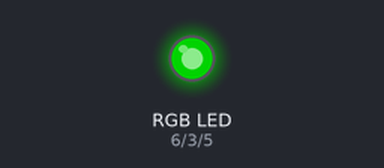
Recording of a sketch running on a simulated Arduino Uno, built with avr-gcc and run on an emulated ATmega328P. Parts: an RGB LED mixed from three pins (HIGH = lit). Dim RGB values are drawn brighter than linear.

Above: at 0.05 s.
At 0.9 s:
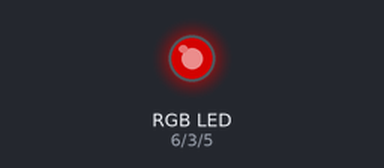
At 1.35 s:
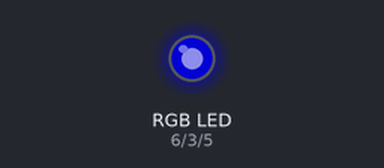
At 1.8 s:
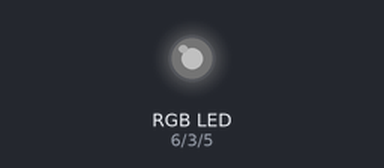
Timing chart, 0 to 4.2 s (numbered marks = the images above):
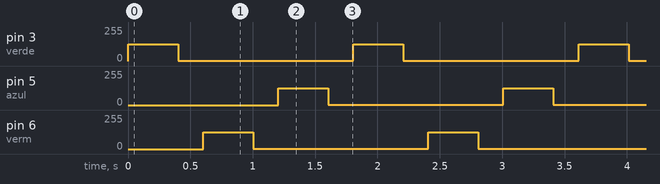

The sketch:

aula--3.ino
```cpp
#define verde 3
#define verm 6
#define azul 5
#define max 128
#define min 0

void setup() {
  pinMode(verde, OUTPUT);
  pinMode(verm, OUTPUT);
  pinMode(azul, OUTPUT);

}

void loop() {
  for (int c=min; c<max; c++){
    analogWrite(verde, c);
  }
  delay(400);

  for(int c=max; c>min; c--){
    analogWrite(verde, c);
  }
  delay(200);

  for (int c=min; c<max; c++){
    analogWrite(verm, c);
  }
  delay(400);

  for(int c=max; c>min; c--){
    analogWrite(verm, c);
  }
  delay(200);

  for (int c=min; c<max; c++){
    analogWrite(azul, c);
  }
  delay(400);

  for(int c=max; c>min; c--){
    analogWrite(azul, c);
  }
  delay(200);
}
```

Measured:
- by itself, pin 3 (verde), pin 5 (azul), pin 6 (verm): alternates 127/255 for 0.40 s and 1/255 for 1.4 s
